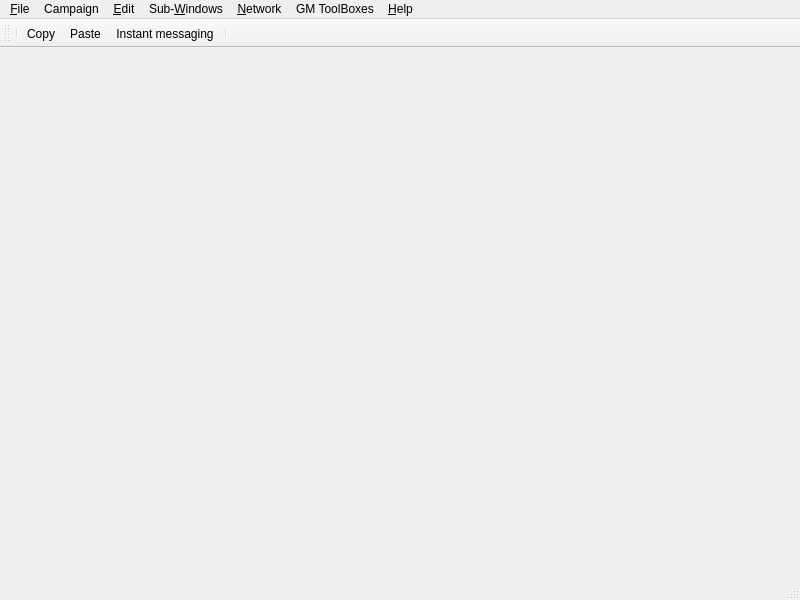
<?xml version="1.0" encoding="UTF-8"?>
<ui version="4.0">
 <class>MainWindow</class>
 <widget class="QMainWindow" name="MainWindow">
  <property name="geometry">
   <rect>
    <x>0</x>
    <y>0</y>
    <width>800</width>
    <height>600</height>
   </rect>
  </property>
  <property name="windowTitle">
   <string>Rolisteam</string>
  </property>
  <property name="windowIcon">
   <iconset theme="500-symbole">
    <normaloff>.</normaloff>.</iconset>
  </property>
  <widget class="QWidget" name="centralwidget"/>
  <widget class="QMenuBar" name="menubar">
   <property name="geometry">
    <rect>
     <x>0</x>
     <y>0</y>
     <width>800</width>
     <height>22</height>
    </rect>
   </property>
   <widget class="QMenu" name="m_fileMenu">
    <property name="title">
     <string>&amp;File</string>
    </property>
    <widget class="QMenu" name="menu_New">
     <property name="title">
      <string>&amp;New</string>
     </property>
     <addaction name="m_addVectorialMap"/>
     <addaction name="m_newNoteAction"/>
     <addaction name="m_newSharedNote"/>
     <addaction name="m_newWebViewACt"/>
     <addaction name="m_newMindmap"/>
    </widget>
    <widget class="QMenu" name="menu_Open">
     <property name="title">
      <string>&amp;Open</string>
     </property>
     <addaction name="m_openVectorialMap"/>
     <addaction name="m_openPictureAction"/>
     <addaction name="m_openOnlinePictureAction"/>
     <addaction name="m_openNoteAction"/>
     <addaction name="m_openCharacterSheet"/>
     <addaction name="m_openShareNote"/>
     <addaction name="m_openPdfAct"/>
     <addaction name="m_openMindmap"/>
    </widget>
    <widget class="QMenu" name="m_recentFileMenu">
     <property name="title">
      <string>Recent Files</string>
     </property>
    </widget>
    <widget class="QMenu" name="menuSave">
     <property name="title">
      <string>Save</string>
     </property>
     <addaction name="m_saveAction"/>
     <addaction name="m_saveAsAction"/>
     <addaction name="m_saveAllAction"/>
    </widget>
    <addaction name="menu_New"/>
    <addaction name="menu_Open"/>
    <addaction name="m_recentFileMenu"/>
    <addaction name="separator"/>
    <addaction name="menuSave"/>
    <addaction name="separator"/>
    <addaction name="m_openStoryAction"/>
    <addaction name="m_saveScenarioAction"/>
    <addaction name="m_saveScenarioAsAction"/>
    <addaction name="separator"/>
    <addaction name="m_closeAction"/>
    <addaction name="separator"/>
    <addaction name="m_preferencesAction"/>
    <addaction name="separator"/>
    <addaction name="m_quitAction"/>
   </widget>
   <widget class="QMenu" name="m_menuSubWindows">
    <property name="title">
     <string>Sub-&amp;Windows</string>
    </property>
    <widget class="QMenu" name="menuReorganize">
     <property name="title">
      <string>Reorganize</string>
     </property>
     <addaction name="m_tabViewAction"/>
     <addaction name="m_cascadeViewAction"/>
     <addaction name="m_tileViewAction"/>
    </widget>
    <addaction name="m_mediaTitleAct"/>
    <addaction name="menuReorganize"/>
    <addaction name="separator"/>
    <addaction name="m_showChatAct"/>
    <addaction name="m_audioPlayerAct"/>
    <addaction name="m_characterListAct"/>
    <addaction name="m_toolBarAct"/>
    <addaction name="m_notificationAct"/>
    <addaction name="separator"/>
   </widget>
   <widget class="QMenu" name="menuNetwork">
    <property name="title">
     <string>&amp;Network</string>
    </property>
    <addaction name="m_changeProfileAct"/>
    <addaction name="m_disconnectAction"/>
    <addaction name="separator"/>
    <addaction name="m_connectionLinkAct"/>
    <addaction name="m_keyGeneratorAct"/>
    <addaction name="separator"/>
    <addaction name="m_roomListAct"/>
   </widget>
   <widget class="QMenu" name="menuHelp">
    <property name="title">
     <string>&amp;Help</string>
    </property>
    <addaction name="m_onlineHelpAction"/>
    <addaction name="separator"/>
    <addaction name="m_patreon"/>
    <addaction name="m_supportRolisteam"/>
    <addaction name="m_aboutAction"/>
   </widget>
   <widget class="QMenu" name="m_editMenu">
    <property name="title">
     <string>&amp;Edit</string>
    </property>
    <addaction name="separator"/>
    <addaction name="m_copyAct"/>
    <addaction name="m_pasteAct"/>
    <addaction name="separator"/>
    <addaction name="m_shortCutEditorAct"/>
    <addaction name="m_fullScreenAct"/>
   </widget>
   <widget class="QMenu" name="m_gmToolBoxMenu">
    <property name="title">
     <string>GM ToolBoxes</string>
    </property>
   </widget>
   <widget class="QMenu" name="menuCampaign">
    <property name="title">
     <string>Campaign</string>
    </property>
    <addaction name="m_diceAliasAct"/>
    <addaction name="m_statesAct"/>
    <addaction name="m_statisticAct"/>
    <addaction name="separator"/>
    <addaction name="m_campaignPropertiesAct"/>
   </widget>
   <addaction name="m_fileMenu"/>
   <addaction name="menuCampaign"/>
   <addaction name="m_editMenu"/>
   <addaction name="m_menuSubWindows"/>
   <addaction name="menuNetwork"/>
   <addaction name="m_gmToolBoxMenu"/>
   <addaction name="menuHelp"/>
  </widget>
  <widget class="QStatusBar" name="statusbar"/>
  <widget class="QToolBar" name="m_toolBar">
   <property name="windowTitle">
    <string>toolBar</string>
   </property>
   <attribute name="toolBarArea">
    <enum>TopToolBarArea</enum>
   </attribute>
   <attribute name="toolBarBreak">
    <bool>false</bool>
   </attribute>
   <addaction name="separator"/>
   <addaction name="m_copyAct"/>
   <addaction name="m_pasteAct"/>
   <addaction name="m_showChatAct"/>
   <addaction name="separator"/>
  </widget>
  <action name="m_saveAction">
   <property name="icon">
    <iconset theme="QStyle::SP_FileIcon">
     <normaloff>.</normaloff>.</iconset>
   </property>
   <property name="text">
    <string>Current Media</string>
   </property>
   <property name="shortcut">
    <string>Alt+S</string>
   </property>
  </action>
  <action name="m_saveAsAction">
   <property name="icon">
    <iconset theme="QStyle::SP_FileIcon">
     <normaloff>.</normaloff>.</iconset>
   </property>
   <property name="text">
    <string>Current Media as…</string>
   </property>
   <property name="shortcut">
    <string>Alt+Shift+S</string>
   </property>
  </action>
  <action name="m_saveAllAction">
   <property name="text">
    <string>All Media</string>
   </property>
  </action>
  <action name="m_saveScenarioAsAction">
   <property name="icon">
    <iconset>
     <normaloff>:/story.png</normaloff>:/story.png</iconset>
   </property>
   <property name="text">
    <string>Save Scenario As…</string>
   </property>
   <property name="shortcut">
    <string>Ctrl+Shift+S</string>
   </property>
  </action>
  <action name="m_closeAction">
   <property name="text">
    <string>Close</string>
   </property>
   <property name="shortcut">
    <string>Ctrl+Esc</string>
   </property>
  </action>
  <action name="m_preferencesAction">
   <property name="icon">
    <iconset theme="settings">
     <normaloff>.</normaloff>.</iconset>
   </property>
   <property name="text">
    <string>Preferences…</string>
   </property>
   <property name="shortcut">
    <string>Ctrl+P</string>
   </property>
  </action>
  <action name="m_quitAction">
   <property name="icon">
    <iconset theme="exit">
     <normaloff>.</normaloff>.</iconset>
   </property>
   <property name="text">
    <string>Quit</string>
   </property>
   <property name="shortcut">
    <string>Ctrl+Q</string>
   </property>
  </action>
  <action name="m_tabViewAction">
   <property name="checkable">
    <bool>true</bool>
   </property>
   <property name="text">
    <string>Tab</string>
   </property>
   <property name="shortcut">
    <string>F2</string>
   </property>
  </action>
  <action name="m_cascadeViewAction">
   <property name="text">
    <string>Cascade</string>
   </property>
   <property name="shortcut">
    <string>Alt+C</string>
   </property>
  </action>
  <action name="m_tileViewAction">
   <property name="text">
    <string>Tile</string>
   </property>
   <property name="shortcut">
    <string>Alt+T</string>
   </property>
  </action>
  <action name="m_disconnectAction">
   <property name="text">
    <string>Disconnection…</string>
   </property>
  </action>
  <action name="m_onlineHelpAction">
   <property name="text">
    <string>Rolisteam Help</string>
   </property>
   <property name="toolTip">
    <string>online documentation</string>
   </property>
   <property name="shortcut">
    <string>F1</string>
   </property>
  </action>
  <action name="m_aboutAction">
   <property name="icon">
    <iconset theme="1000-symbole">
     <normaloff>.</normaloff>.</iconset>
   </property>
   <property name="text">
    <string>About Rolisteam</string>
   </property>
  </action>
  <action name="m_newNoteAction">
   <property name="icon">
    <iconset theme="notes">
     <normaloff>.</normaloff>.</iconset>
   </property>
   <property name="text">
    <string>Note</string>
   </property>
   <property name="shortcut">
    <string>Ctrl+N</string>
   </property>
  </action>
  <action name="m_openPictureAction">
   <property name="icon">
    <iconset theme="photo">
     <normaloff>.</normaloff>.</iconset>
   </property>
   <property name="text">
    <string>Picture</string>
   </property>
   <property name="shortcut">
    <string>Ctrl+I</string>
   </property>
  </action>
  <action name="m_openNoteAction">
   <property name="icon">
    <iconset theme="notes">
     <normaloff>.</normaloff>.</iconset>
   </property>
   <property name="text">
    <string>Note</string>
   </property>
   <property name="shortcut">
    <string>Ctrl+Shift+N</string>
   </property>
  </action>
  <action name="m_openStoryAction">
   <property name="icon">
    <iconset theme="story">
     <normaloff>.</normaloff>.</iconset>
   </property>
   <property name="text">
    <string>Open Scenario</string>
   </property>
   <property name="shortcut">
    <string>Ctrl+E</string>
   </property>
  </action>
  <action name="m_openOnlinePictureAction">
   <property name="icon">
    <iconset theme="photo">
     <normaloff>.</normaloff>.</iconset>
   </property>
   <property name="text">
    <string>Online Picture</string>
   </property>
   <property name="shortcut">
    <string>Ctrl+Shift+I</string>
   </property>
  </action>
  <action name="m_audioPlayerAct">
   <property name="checkable">
    <bool>true</bool>
   </property>
   <property name="text">
    <string>Audio Player</string>
   </property>
   <property name="shortcut">
    <string>Alt+A</string>
   </property>
  </action>
  <action name="m_notificationAct">
   <property name="checkable">
    <bool>true</bool>
   </property>
   <property name="text">
    <string>Notification Zone</string>
   </property>
   <property name="shortcut">
    <string>Alt+N</string>
   </property>
  </action>
  <action name="m_characterListAct">
   <property name="checkable">
    <bool>true</bool>
   </property>
   <property name="text">
    <string>Character List</string>
   </property>
   <property name="shortcut">
    <string>Alt+C</string>
   </property>
  </action>
  <action name="m_toolBarAct">
   <property name="checkable">
    <bool>true</bool>
   </property>
   <property name="text">
    <string>ToolBar</string>
   </property>
   <property name="shortcut">
    <string>F8</string>
   </property>
  </action>
  <action name="m_addVectorialMap">
   <property name="icon">
    <iconset theme="vmap">
     <normaloff>.</normaloff>.</iconset>
   </property>
   <property name="text">
    <string>Map</string>
   </property>
   <property name="shortcut">
    <string>Ctrl+M</string>
   </property>
  </action>
  <action name="m_openVectorialMap">
   <property name="icon">
    <iconset theme="vmap">
     <normaloff>.</normaloff>.</iconset>
   </property>
   <property name="text">
    <string>Map</string>
   </property>
   <property name="shortcut">
    <string>Ctrl+Shift+M</string>
   </property>
  </action>
  <action name="m_showHealtStatusAction">
   <property name="checkable">
    <bool>true</bool>
   </property>
   <property name="text">
    <string>Show Health State</string>
   </property>
   <property name="shortcut">
    <string>F6</string>
   </property>
  </action>
  <action name="m_changeProfileAct">
   <property name="text">
    <string>Change Profile…</string>
   </property>
  </action>
  <action name="m_openCharacterSheet">
   <property name="icon">
    <iconset theme="treeview">
     <normaloff>.</normaloff>.</iconset>
   </property>
   <property name="text">
    <string>Character Sheet</string>
   </property>
   <property name="shortcut">
    <string>Ctrl+U</string>
   </property>
  </action>
  <action name="m_saveScenarioAction">
   <property name="icon">
    <iconset theme="story">
     <normaloff>.</normaloff>.</iconset>
   </property>
   <property name="text">
    <string>Save Scenario</string>
   </property>
   <property name="shortcut">
    <string>Ctrl+S</string>
   </property>
  </action>
  <action name="m_roomListAct">
   <property name="checkable">
    <bool>true</bool>
   </property>
   <property name="text">
    <string>Room List</string>
   </property>
   <property name="shortcut">
    <string>F10</string>
   </property>
  </action>
  <action name="m_newSharedNote">
   <property name="icon">
    <iconset theme="sharedEditor">
     <normaloff>.</normaloff>.</iconset>
   </property>
   <property name="text">
    <string>Shared Note</string>
   </property>
   <property name="shortcut">
    <string>Ctrl+K</string>
   </property>
  </action>
  <action name="m_openShareNote">
   <property name="icon">
    <iconset theme="sharedEditor">
     <normaloff>.</normaloff>.</iconset>
   </property>
   <property name="text">
    <string>Shared Note</string>
   </property>
   <property name="shortcut">
    <string>Ctrl+Shift+K</string>
   </property>
  </action>
  <action name="m_supportRolisteam">
   <property name="icon">
    <iconset theme="liberapay">
     <normaloff>.</normaloff>.</iconset>
   </property>
   <property name="text">
    <string>Support Rolisteam</string>
   </property>
  </action>
  <action name="m_shortCutEditorAct">
   <property name="text">
    <string>Shortcut Viewer…</string>
   </property>
   <property name="shortcut">
    <string>Ctrl+F1</string>
   </property>
  </action>
  <action name="m_fullScreenAct">
   <property name="checkable">
    <bool>true</bool>
   </property>
   <property name="text">
    <string>Full Screen</string>
   </property>
   <property name="shortcut">
    <string>F11</string>
   </property>
  </action>
  <action name="m_openPdfAct">
   <property name="icon">
    <iconset theme="pdfLogo">
     <normaloff>.</normaloff>.</iconset>
   </property>
   <property name="text">
    <string>PDF File</string>
   </property>
   <property name="shortcut">
    <string>Ctrl+D</string>
   </property>
  </action>
  <action name="m_connectionLinkAct">
   <property name="text">
    <string>Copy Connection Link…</string>
   </property>
  </action>
  <action name="m_newWebViewACt">
   <property name="icon">
    <iconset theme="webPage">
     <normaloff>.</normaloff>.</iconset>
   </property>
   <property name="text">
    <string>WebPage</string>
   </property>
   <property name="shortcut">
    <string>Ctrl+W</string>
   </property>
  </action>
  <action name="m_keyGeneratorAct">
   <property name="text">
    <string>Password Generator</string>
   </property>
  </action>
  <action name="m_currentMediaAs">
   <property name="text">
    <string>Current Media as…</string>
   </property>
  </action>
  <action name="m_patreon">
   <property name="icon">
    <iconset resource="../rolisteam.qrc">
     <normaloff>:/resources/rolistheme/Patreon_Mark_Coral.jpg</normaloff>:/resources/rolistheme/Patreon_Mark_Coral.jpg</iconset>
   </property>
   <property name="text">
    <string>Support Rolisteam</string>
   </property>
  </action>
  <action name="m_mediaTitleAct">
   <property name="checkable">
    <bool>true</bool>
   </property>
   <property name="text">
    <string>Media title in toolbar</string>
   </property>
  </action>
  <action name="m_newMindmap">
   <property name="icon">
    <iconset theme="mindmap" resource="../rolisteam.qrc">
     <normaloff>:/resources/rolistheme/mindmap.svg</normaloff>:/resources/rolistheme/mindmap.svg</iconset>
   </property>
   <property name="text">
    <string>Mindmap</string>
   </property>
   <property name="shortcut">
    <string>Ctrl+O</string>
   </property>
  </action>
  <action name="m_openMindmap">
   <property name="icon">
    <iconset theme="mindmap" resource="../rolisteam.qrc">
     <normaloff>:/resources/rolistheme/mindmap.svg</normaloff>:/resources/rolistheme/mindmap.svg</iconset>
   </property>
   <property name="text">
    <string>Mindmap</string>
   </property>
   <property name="shortcut">
    <string>Ctrl+Shift+O</string>
   </property>
  </action>
  <action name="m_showChatAct">
   <property name="checkable">
    <bool>true</bool>
   </property>
   <property name="icon">
    <iconset resource="../rolisteam.qrc">
     <normaloff>:/resources/rolistheme/chatIcon.png</normaloff>:/resources/rolistheme/chatIcon.png</iconset>
   </property>
   <property name="text">
    <string>Instant messaging</string>
   </property>
   <property name="toolTip">
    <string>Instant Messaging Window</string>
   </property>
   <property name="shortcut">
    <string>Alt+I</string>
   </property>
  </action>
  <action name="m_copyAct">
   <property name="icon">
    <iconset theme="edit-copy">
     <normaloff>.</normaloff>.</iconset>
   </property>
   <property name="text">
    <string>Copy</string>
   </property>
   <property name="shortcut">
    <string>Ctrl+C</string>
   </property>
   <property name="visible">
    <bool>false</bool>
   </property>
  </action>
  <action name="m_pasteAct">
   <property name="icon">
    <iconset theme="edit-paste">
     <normaloff>.</normaloff>.</iconset>
   </property>
   <property name="text">
    <string>Paste</string>
   </property>
   <property name="shortcut">
    <string>Ctrl+V</string>
   </property>
   <property name="shortcutContext">
    <enum>Qt::ApplicationShortcut</enum>
   </property>
  </action>
  <action name="m_campaignPropertiesAct">
   <property name="text">
    <string>Properties</string>
   </property>
  </action>
  <action name="m_diceAliasAct">
   <property name="text">
    <string>Dice Alias</string>
   </property>
  </action>
  <action name="m_statesAct">
   <property name="text">
    <string>Character States</string>
   </property>
  </action>
  <action name="m_statisticAct">
   <property name="text">
    <string>Statistics</string>
   </property>
  </action>
  <action name="actionTheme">
   <property name="text">
    <string>Theme</string>
   </property>
  </action>
 </widget>
 <resources>
  <include location="../rolisteam.qrc"/>
 </resources>
 <connections>
  <connection>
   <sender>m_tabViewAction</sender>
   <signal>toggled(bool)</signal>
   <receiver>m_tileViewAction</receiver>
   <slot>setDisabled(bool)</slot>
   <hints>
    <hint type="sourcelabel">
     <x>-1</x>
     <y>-1</y>
    </hint>
    <hint type="destinationlabel">
     <x>-1</x>
     <y>-1</y>
    </hint>
   </hints>
  </connection>
  <connection>
   <sender>m_tabViewAction</sender>
   <signal>toggled(bool)</signal>
   <receiver>m_cascadeViewAction</receiver>
   <slot>setDisabled(bool)</slot>
   <hints>
    <hint type="sourcelabel">
     <x>-1</x>
     <y>-1</y>
    </hint>
    <hint type="destinationlabel">
     <x>-1</x>
     <y>-1</y>
    </hint>
   </hints>
  </connection>
 </connections>
</ui>
